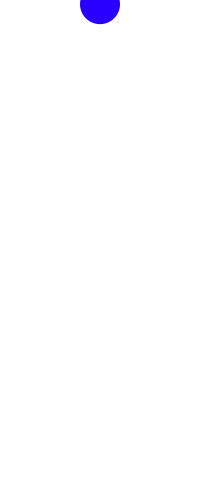
Frame 1 (no input)
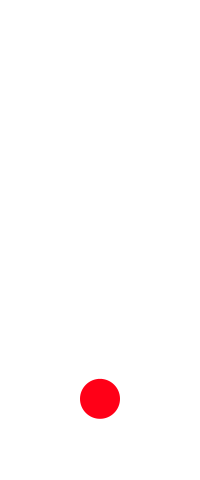
Frame 60 (the mouse pressed at the canvas centre just before this capture)
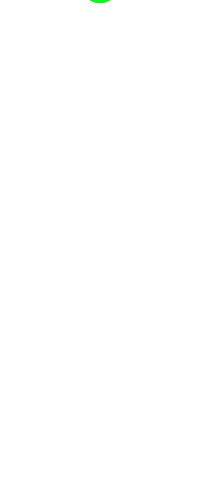
Frame 120 (the mouse held since frame 60 and released just before this capture)

The Processing sketch that drew these frames (run headless with seeded random() and noise(); from frame 60 on, the mouse is pressed at the canvas centre):

// Processing sketch: ball_y4
// ── ball_y4.pde
final float gravity = 9.8 / 60;
float y,y0=0,vy,x=100,d=40,vy0=4,elas = 0.98;
int fps=60;

void setup() {
    size(200, 480);
    noStroke();
    fill(0, 0, 0);
    y = y0;
    vy = vy0;
    frameRate(fps);
    colorMode( HSB, 360 , 100 , 100 );
}

void draw() {
    vy += gravity;
    y += vy;
    if(height - d/2<=y){
        vy = - vy * elas;
        y = height - d/2;
    }
    background(0,0,100);
    fill(calcHue(vy),100,100);
    ellipse(x, y, d, d);
}

float calcHue(float v){
    float re;
    if(v <0){
        re = -v*60;
    }else{
        re = v*60;
    }
    if(re>360)
        re-=360;
    return re;
}
